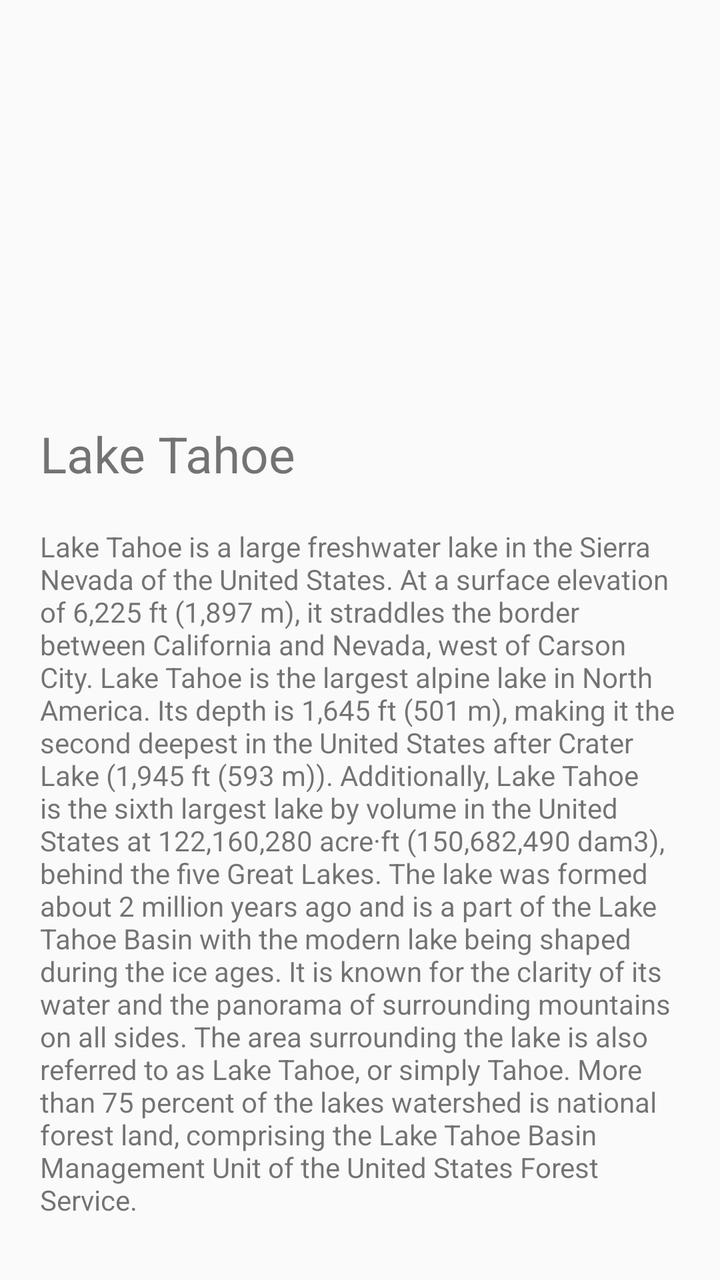
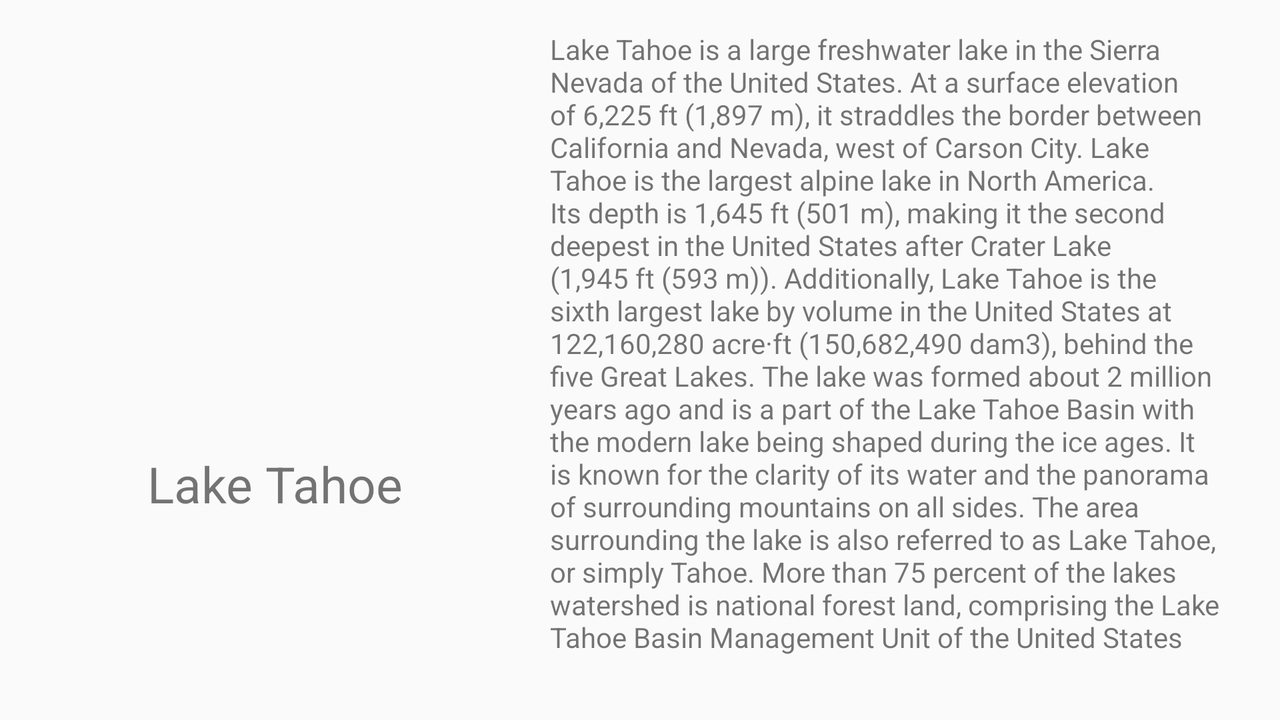

One screen, two layout resources from the same app: the default and the repository's alternative for another configuration. Each is rendered where Android would select it; the XML of both is given below.
<!-- AndroidManifest.xml: application theme Theme.ConstraintsLayoutPractice -->
<!-- res/layout/activity_constraint_set_big.xml -->
<?xml version="1.0" encoding="utf-8"?>
<androidx.constraintlayout.widget.ConstraintLayout xmlns:android="http://schemas.android.com/apk/res/android"
    xmlns:app="http://schemas.android.com/apk/res-auto"
    android:layout_width="match_parent"
    android:layout_height="match_parent">

    
    
    
    
    
    <ImageView
        android:onClick="toggleMode"
        android:id="@+id/image2"
        android:layout_width="0dp"
        android:layout_height="0dp"
        android:layout_marginStart="20dp"
        android:layout_marginTop="20dp"
        android:layout_marginEnd="20dp"
        android:scaleType="centerCrop"
        android:src="@drawable/lake"
        app:layout_constraintDimensionRatio="h, 16:9"
        app:layout_constraintEnd_toEndOf="parent"
        app:layout_constraintStart_toStartOf="parent"
        app:layout_constraintTop_toTopOf="parent" />

    <TextView
        android:id="@+id/text10"
        android:layout_width="wrap_content"
        android:layout_height="wrap_content"
        android:layout_marginTop="10dp"
        android:text="Lake Tahoe"
        android:textSize="25sp"
        app:layout_constraintStart_toStartOf="@id/image2"
        app:layout_constraintTop_toBottomOf="@id/image2" />

    
    <TextView
        android:id="@+id/text11"
        android:layout_width="0dp"
        android:layout_height="0dp"
        android:layout_marginTop="20dp"
        android:layout_marginBottom="20dp"
        android:text="@string/lake_discription"
        app:layout_constraintBottom_toBottomOf="parent"
        app:layout_constraintEnd_toEndOf="@id/image2"
        app:layout_constraintStart_toStartOf="@id/text10"
        app:layout_constraintTop_toBottomOf="@id/text10"
        app:layout_constraintHorizontal_bias="0.0"
        app:layout_constraintVertical_bias="0.0"/>

</androidx.constraintlayout.widget.ConstraintLayout>
<!-- resources referenced by this layout -->
<resources>
  <string name="lake_discription">
          Lake Tahoe is a large freshwater lake in the Sierra Nevada of the United States. At a surface
          elevation of 6,225 ft (1,897 m), it straddles the border between California and Nevada, west
          of Carson City. Lake Tahoe is the largest alpine lake in North America. Its depth is
          1,645 ft (501 m), making it the second deepest in the United States after Crater Lake
          (1,945 ft (593 m)). Additionally, Lake Tahoe is the sixth largest lake by volume in the
          United States at 122,160,280 acre·ft (150,682,490 dam3), behind the five Great Lakes.
  
  The lake was formed about 2 million years ago and is a part of the Lake Tahoe Basin with the modern
          lake being shaped during the ice ages. It is known for the clarity of its water and the
          panorama of surrounding mountains on all sides. The area surrounding the lake is also
          referred to as Lake Tahoe, or simply Tahoe. More than 75 percent of the lakes watershed is
          national forest land, comprising the Lake Tahoe Basin Management Unit of the United States
          Forest Service.
      </string>
  <style name="Theme.ConstraintsLayoutPractice" parent="Theme.AppCompat.Light.NoActionBar">
          
          <item name="colorPrimary">@color/purple_500</item>
          <item name="colorPrimaryVariant">@color/purple_700</item>
          <item name="colorOnPrimary">@color/white</item>
          
          <item name="colorSecondary">@color/teal_200</item>
          <item name="colorSecondaryVariant">@color/teal_700</item>
          <item name="colorOnSecondary">@color/black</item>
          
          <item name="android:statusBarColor" tools:targetApi="l">?attr/colorPrimaryVariant</item>
          
      </style>
</resources>
<!-- res/layout-land/activity_constraint_set_big.xml (the repository's variant of the layout above) -->
<!-- drawn on the phone turned sideways -->
<?xml version="1.0" encoding="utf-8"?>
<androidx.constraintlayout.widget.ConstraintLayout xmlns:android="http://schemas.android.com/apk/res/android"
    xmlns:app="http://schemas.android.com/apk/res-auto"
    android:layout_width="match_parent"
    android:layout_height="match_parent">

    
    
    
    
    
    <ImageView
        android:id="@+id/image2"
        android:layout_width="0dp"
        android:layout_height="200dp"
        android:layout_marginStart="15dp"
        android:layout_marginTop="15dp"
        android:onClick="toggleMode"
        android:scaleType="centerCrop"
        android:src="@drawable/lake"
        app:layout_constraintDimensionRatio="h, 1:1"
        app:layout_constraintEnd_toEndOf="@id/text10"
        app:layout_constraintStart_toStartOf="@id/text10"
        app:layout_constraintTop_toTopOf="parent" />

    <TextView
        android:id="@+id/text10"
        android:layout_width="wrap_content"
        android:layout_height="wrap_content"
        android:layout_marginTop="10dp"
        android:text="Lake Tahoe"
        android:textSize="25sp"
        app:layout_constraintEnd_toStartOf="@id/text11"
        app:layout_constraintStart_toStartOf="parent"
        app:layout_constraintTop_toBottomOf="@id/image2" />

    
    <TextView
        android:id="@+id/text11"
        android:layout_width="0dp"
        android:layout_height="0dp"
        android:layout_marginStart="30dp"
        android:layout_marginEnd="30dp"
        android:layout_marginBottom="30dp"
        android:text="@string/lake_discription"
        app:layout_constraintBottom_toBottomOf="parent"
        app:layout_constraintEnd_toEndOf="parent"
        app:layout_constraintHorizontal_bias="0.0"
        app:layout_constraintStart_toEndOf="@id/image2"
        app:layout_constraintTop_toTopOf="@id/image2"
        app:layout_constraintVertical_bias="0.0" />

</androidx.constraintlayout.widget.ConstraintLayout>
